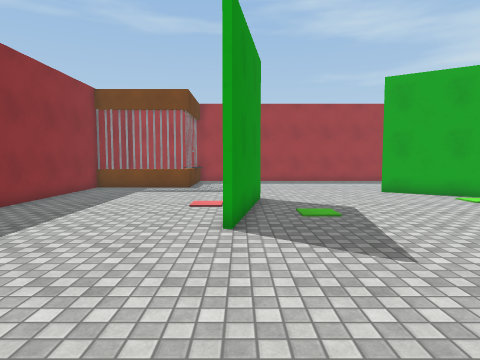
view 1 (above)

16 first-person views from a walk through a 3-D level made in the Unity game engine. The camera is 1.5 m above the floor, tilts 4° down and sees 75° across. The floor is counted in squares, 1 m on a side. Each view is taken from the middle of a square. On the plan, view 1 faces up. The plan holds only what a view shows up to about 15 squares ahead; the rest is blank. The place goes on beyond the plan. The player character is not drawn. Surface patterns are stand-ins for the level's own textures.

view 2
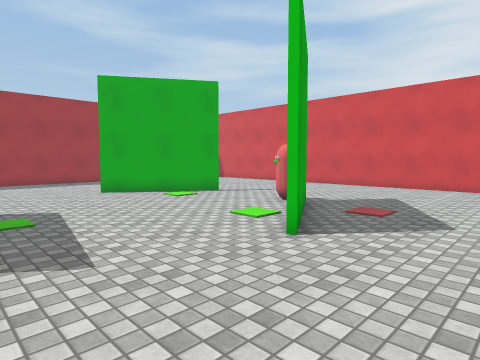

view 3
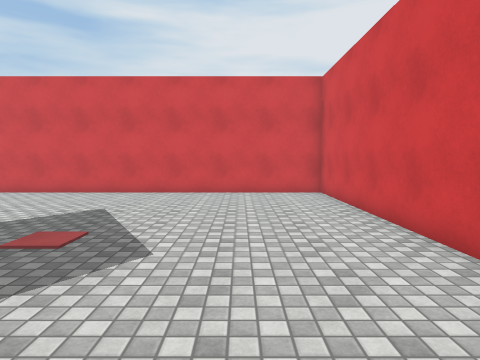

view 4
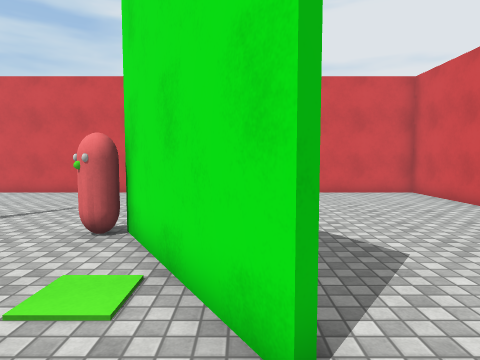

view 5
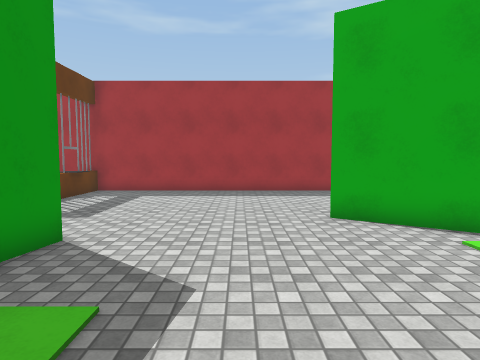

view 6
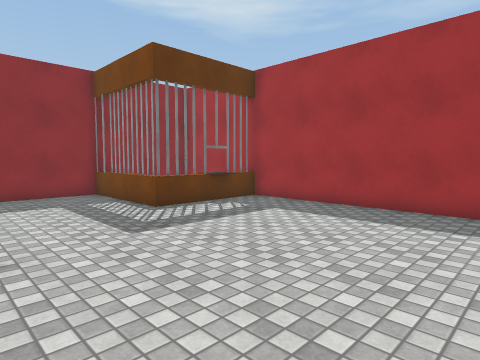

view 7
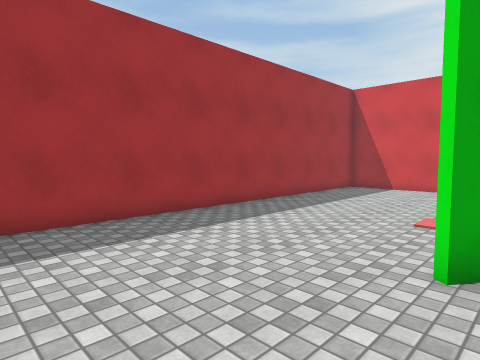

view 8
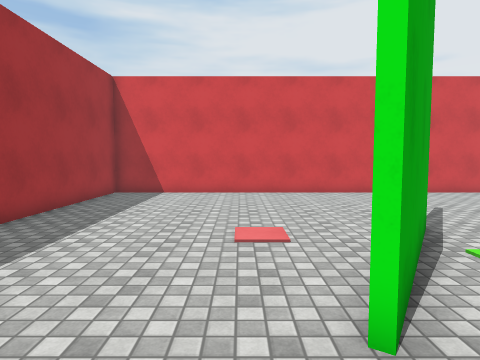

view 9
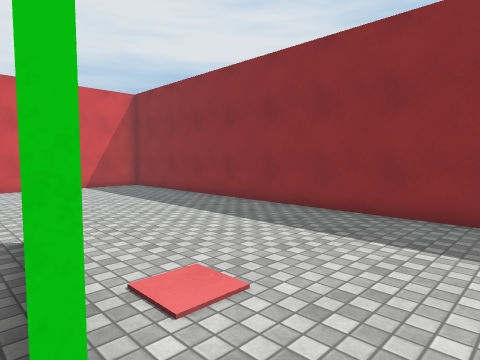

view 10
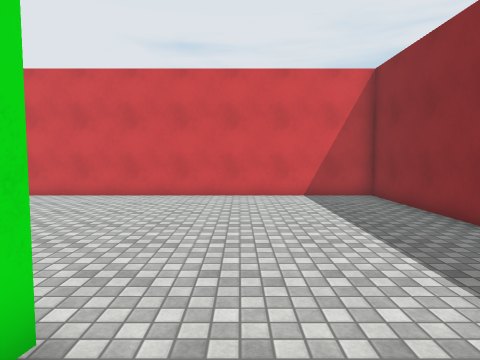

view 11
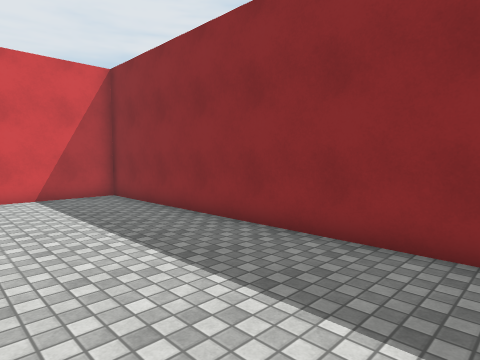

view 12
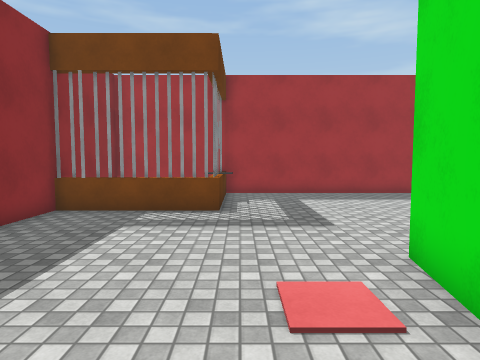

view 13
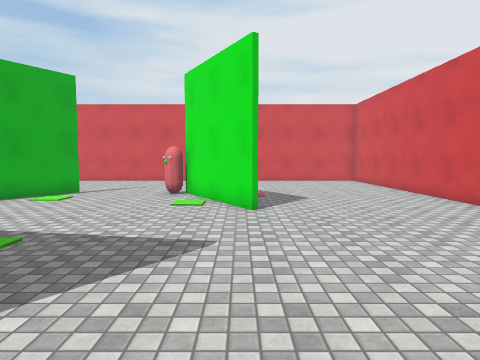

view 14
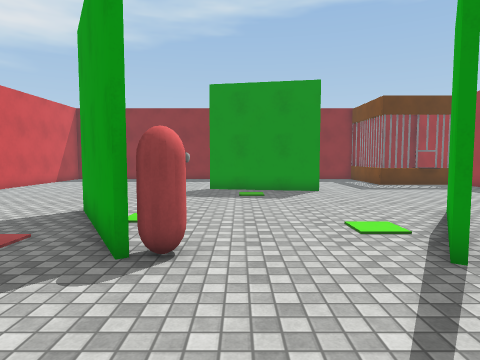

view 15
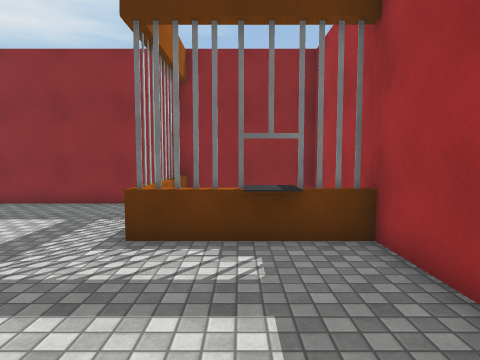

view 16
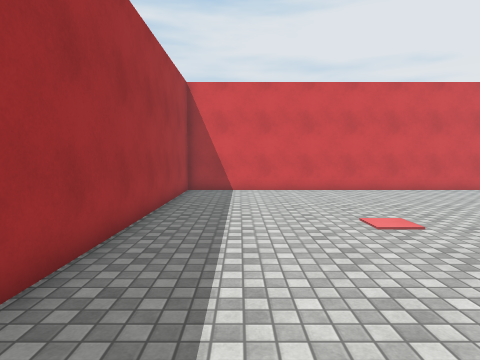

### Floor plan
Points are (right, up) in squares from view 1. A wall is a line through its corners. A room is listed if a view was taken in it or the views show most of it. See-through windows are left out.
Room 1 (views 1, 2, 3, 4, 5, 6, 7, 8, 9, 10, 11, 12, 13, 14, 15, 16)
walls: (5.9, 3.6) (10.5, 6.4); (0.2, 9.7) (0.6, 11.7); (0.8, 11.7) (-0.2, 6.5); (10.6, 6.2) (6, 3.4); (10.7, 11) (6.2, 13.8); (-2.6, 15.9) (-7.4, 15.9); (-2.3, 18) (-3, 18); (-7.3, 16) (-7.3, -3.5) (17.7, -3.5) (17.7, 20.5) (-3.1, 20.5)
low walls: (-2.3, 19.1) (-2.3, 18); (-2.6, 20.5) (-2.6, 15.9)
objects: other object (10, 7)

Positions as (right, up) in squares from view 1, and headings:
1: (0, 0), facing up
2: (1, 0), facing up-right
3: (4, 0), facing right
4: (4, 4), facing right
5: (4, 6), facing up
6: (6, 11), facing up-left
7: (2, 13), facing up-right
8: (4, 15), facing right
9: (1, 13), facing down-left
10: (-2, 9), facing down
11: (-2, 9), facing down-left
12: (-2, 7), facing up
13: (-3, 4), facing right
14: (15, 8), facing left
15: (3, 18), facing left
16: (3, 18), facing right
